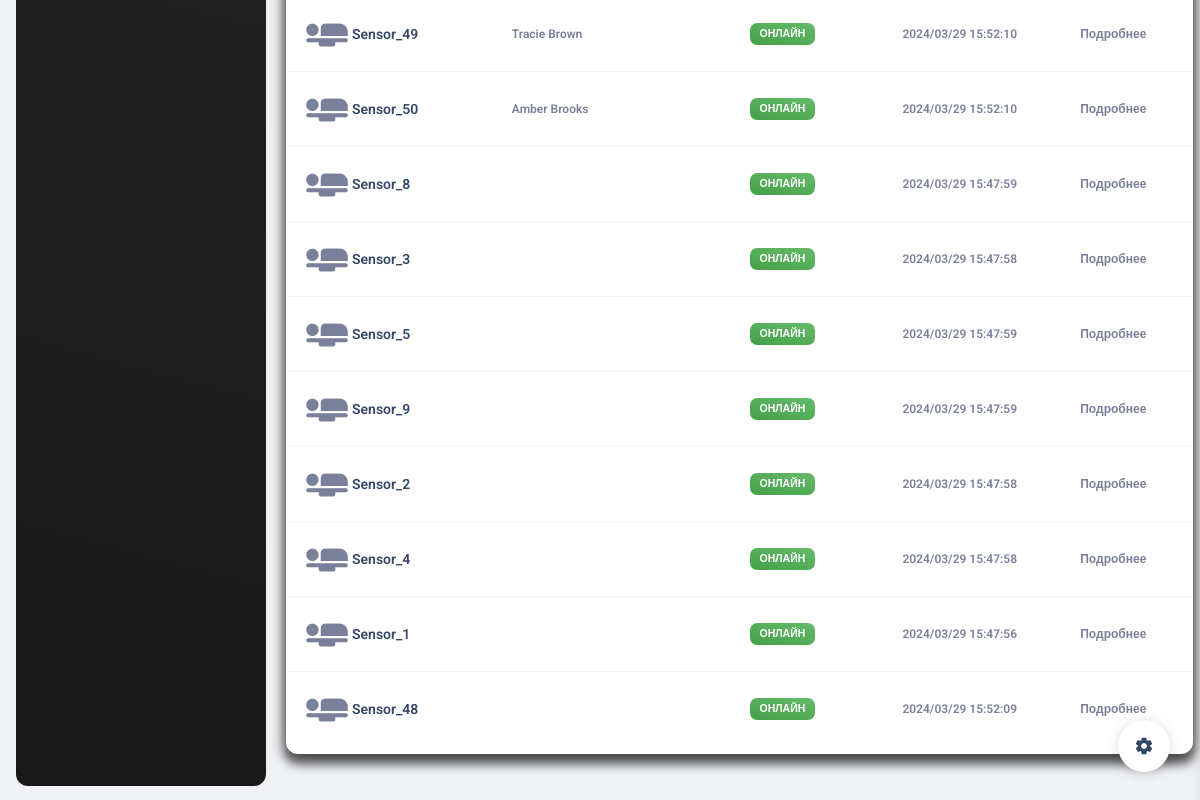
The app's page /search/ (lower part), older data.
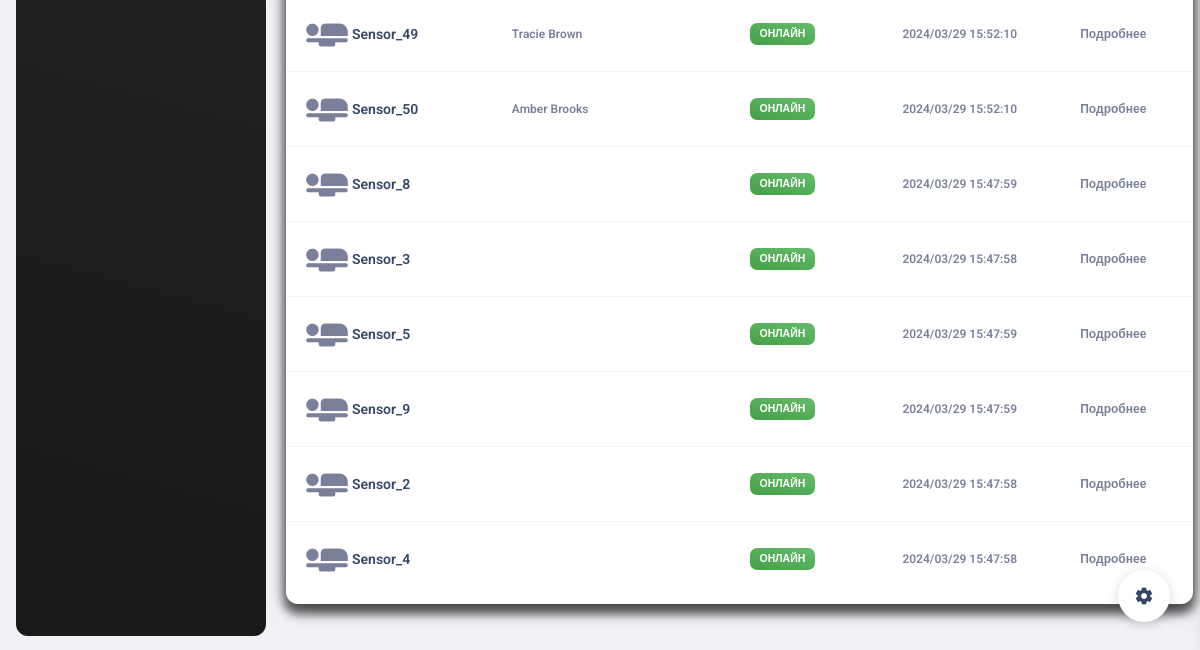
The same page, newer data.
### esp_sensor/models.py (models this page shows, shortened)
class Sensor(models.Model):
    id = models.AutoField(primary_key=True)
    name = models.CharField('Имя датчика', max_length=100, unique=True)
    slug = models.SlugField(max_length=255, unique=True, db_index=True, verbose_name="URL")
    description = models.TextField('Описание', blank=True)
    owner = models.CharField("Владелец", max_length=100, blank=True)
    date_added = models.DateTimeField('Дата добавления', auto_now=True)
    country = models.ManyToManyField(Country, blank=True, verbose_name='Страна')
    city = models.ManyToManyField(City, blank=True, verbose_name='Город')
    inclusions = models.IntegerField("Количество включений", default=0)
    power = models.IntegerField(default=0,
                                blank=True,
                                verbose_name='Мощность',
                                validators=[MinValueValidator(0), MaxValueValidator(100)])
    watt = models.IntegerField("Потребление мощности", default=0)
    volt = models.IntegerField("Электрическое напряжение", default=0)
    work = models.BooleanField('Онлайн', default=True)
    blocked = models.BooleanField('Заблокирован', default=False)
    start = models.BooleanField('Старт', default=False)
    temperature = models.FloatField('Температура', default=0)
    fan_speed = models.IntegerField('Скорость кулера', default=0)
    class Meta:
        verbose_name = 'Датчик'
        verbose_name_plural = 'Датчики'

### esp_sensor/views.py (the view)
# urls.py: path('search/', views.search_sensors, name='search_sensors'),
def search_sensors(request):
    query = request.GET.get('q')
    if query:
        sensors = Sensor.objects.filter(
            Q(name__icontains=query) |
            Q(description__icontains=query) |
            Q(owner__icontains=query) |
            Q(country__name__icontains=query) |
            Q(city__name__icontains=query) |
            Q(inclusions__icontains=query)
        ).distinct()
    else:
        sensors = Sensor.objects.all()
    return render(request, 'sensor/search_results.html', {'sensors': sensors, 'query': query})

### templates/sensor/search_results.html (shortened to what this page needs)
{% load static %}
{% include 'base.html' %}
<body class="g-sidenav-show  bg-gray-200">
<aside class="sidenav navbar navbar-vertical navbar-expand-xs border-0 border-radius-xl my-3 fixed-start ms-3   bg-gradient-dark"
       id="sidenav-main">
</aside>
<main class="main-content position-relative max-height-vh-100 h-100 border-radius-lg ">
    <div class="container-fluid py-4">
        <div class="row">
            <div class="col-12">
                <div class="card my-4">
                    <div class="card-body px-0 pb-2">
                        <div class="table-responsive p-0">
                            <table class="table align-items-center mb-0">
                                <tbody>
                                {% for sensor in sensors %}
                                    <tr>
                                        <td>
                                            <div class="d-flex px-2 py-1">
                                                <div>
                                                    <i class="material-icons"
                                                       style="font-size: 50px;">airline_seat_flat</i>
                                                </div>
                                                <div class="d-flex flex-column justify-content-center">
                                                    <h6 class="mb-0 text-sm">{{ sensor.name }}</h6>
                                                </div>
                                            </div>
                                        </td>
                                        <td>
                                            <p class="text-xs font-weight-bold mb-0">{{ sensor.owner }}</p>
                                        </td>
                                        <td class="align-middle text-center text-sm">
                                            {% if sensor.work %}
                                                <span class="badge badge-sm bg-gradient-success">Онлайн</span>
                                            {% else %}
                                                <span class="badge badge-sm bg-gradient-secondary">Оффлайн</span>
                                            {% endif %}
                                        </td>
                                        <td class="align-middle text-center">
                                            <span class="text-secondary text-xs font-weight-bold">{{ sensor.date_added | date:"Y/m/d H:i:s" }}</span>
                                        </td>
                                        <td class="align-middle">
                                            <a href="{% url 'sensor_detail' sensor.pk %}"
                                               class="text-secondary font-weight-bold text-xs"
                                               data-toggle="tooltip" data-original-title="Edit user">
                                                Подробнее
                                            </a>
                                        </td>
                                    </tr>
                                {% empty %}
                                    <h6 class="text-primary ps-3">Поиск не дал результатов!</h6>
                                {% endfor %}
                                </tbody>
                            </table>
                        </div>
                    </div>
                </div>
            </div>
        </div>
    </div>
</main>
{% include 'include/setting.html' %}
</body>

Row changes from the older to the newer data that the page shows:
removed Sensor: name "Sensor_1", work "ОНЛАЙН", date_added "2024/03/29 15:47:56"
removed Sensor: name "Sensor_48", work "ОНЛАЙН", date_added "2024/03/29 15:52:09"
